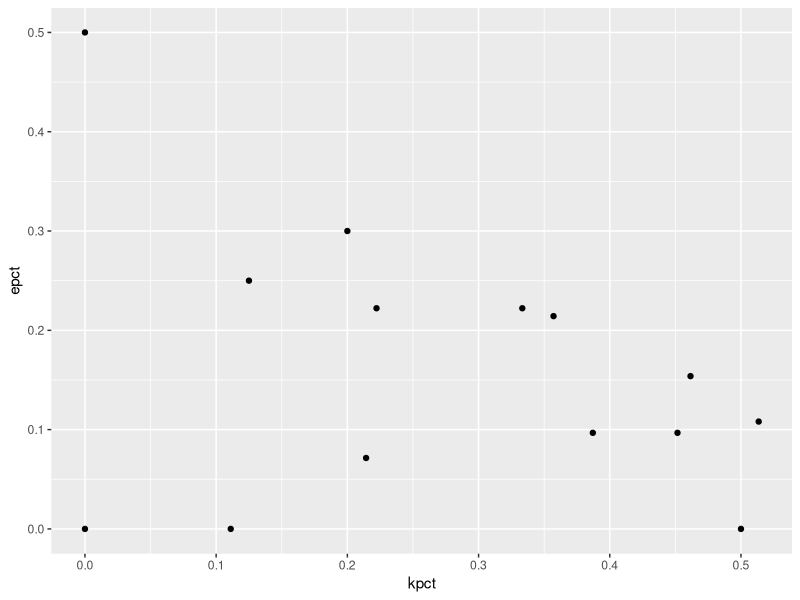
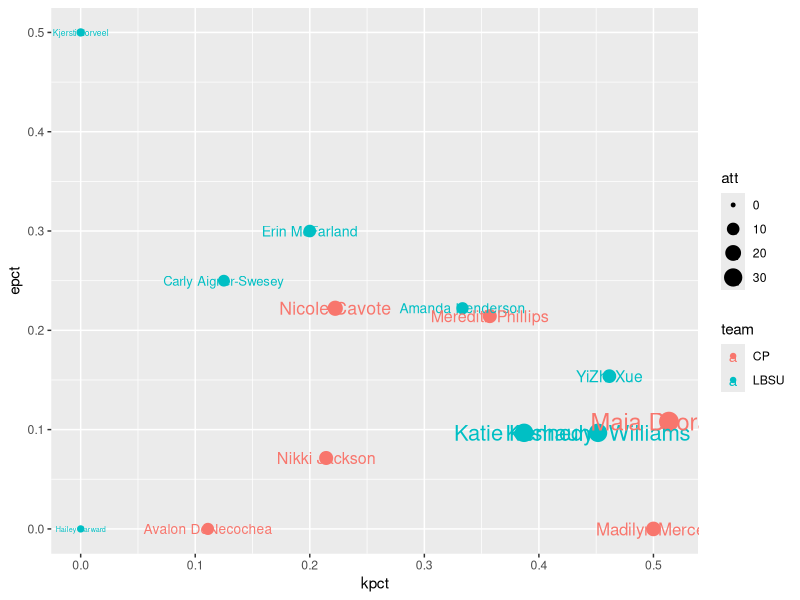
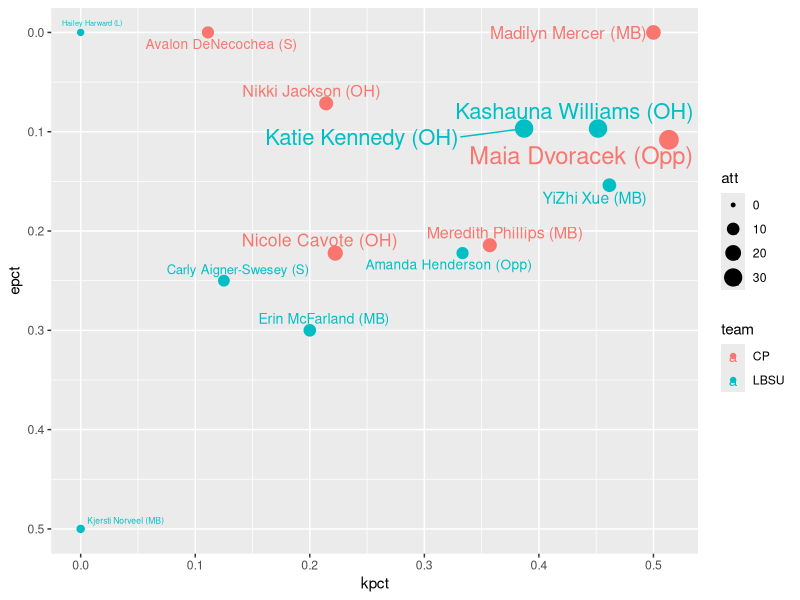
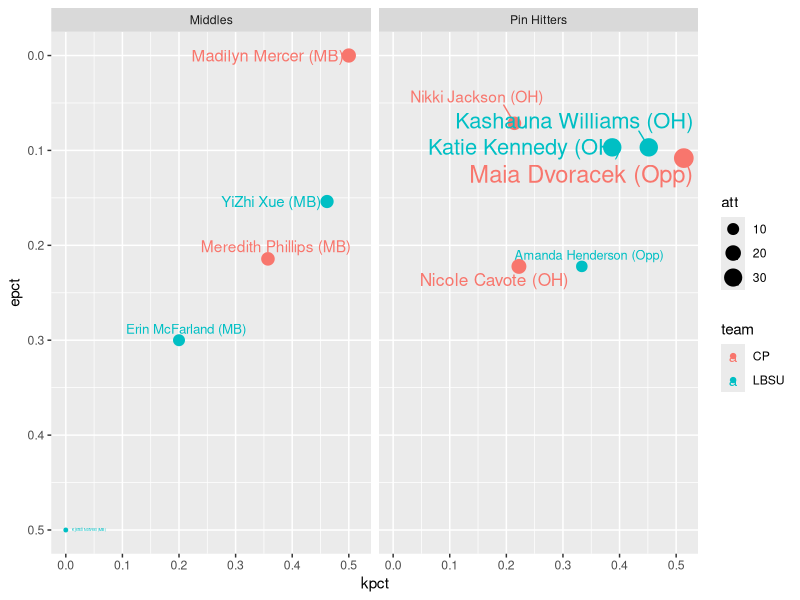
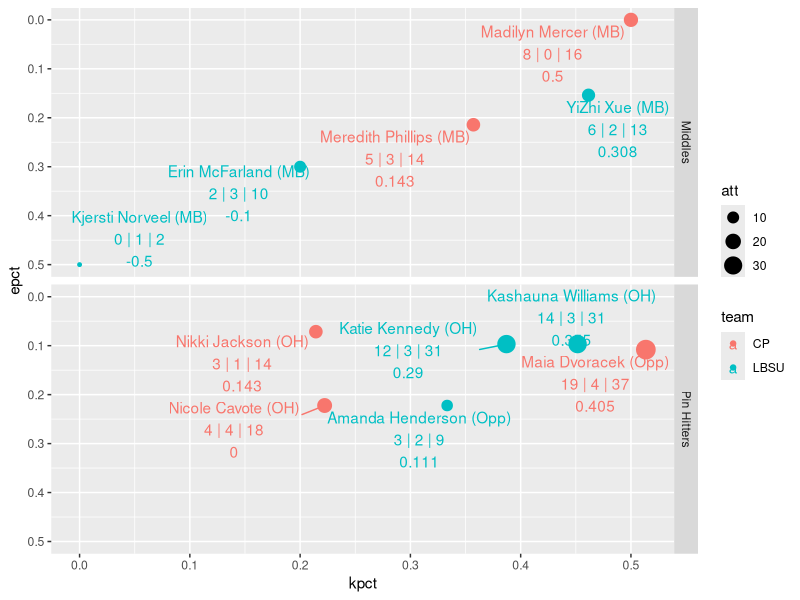
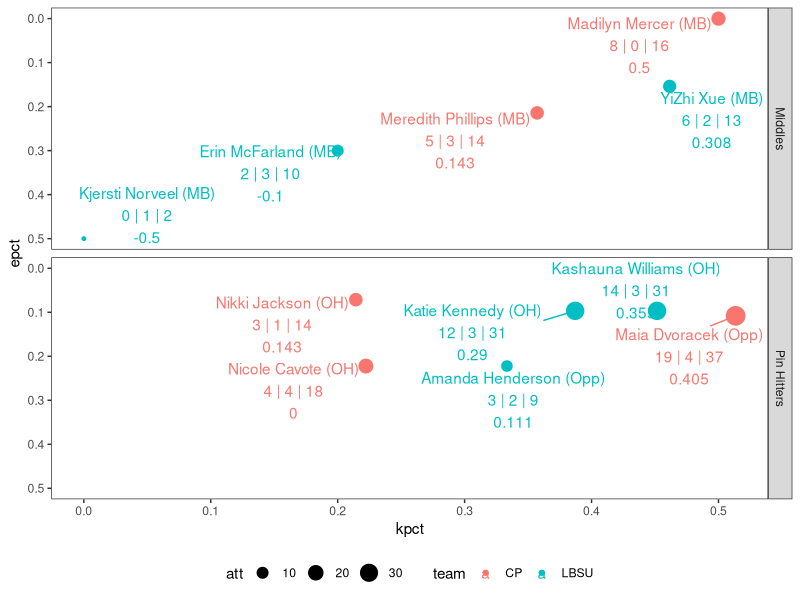
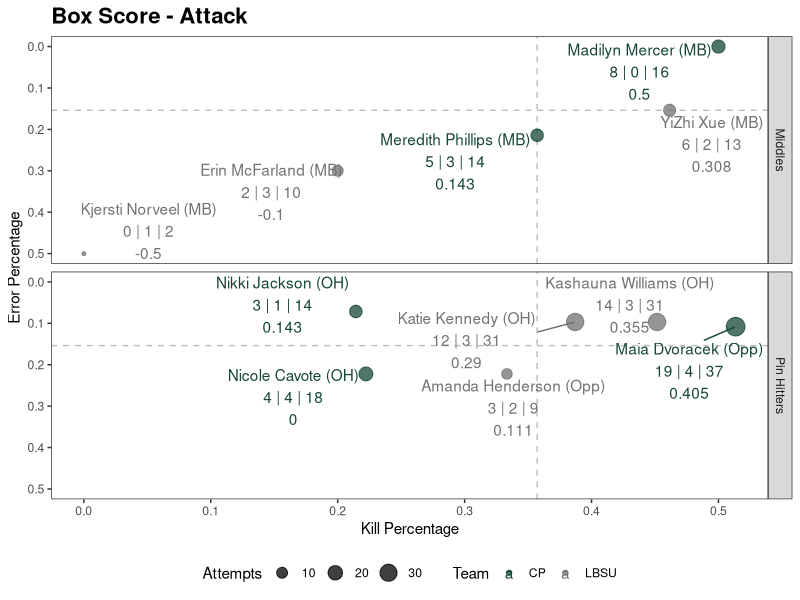
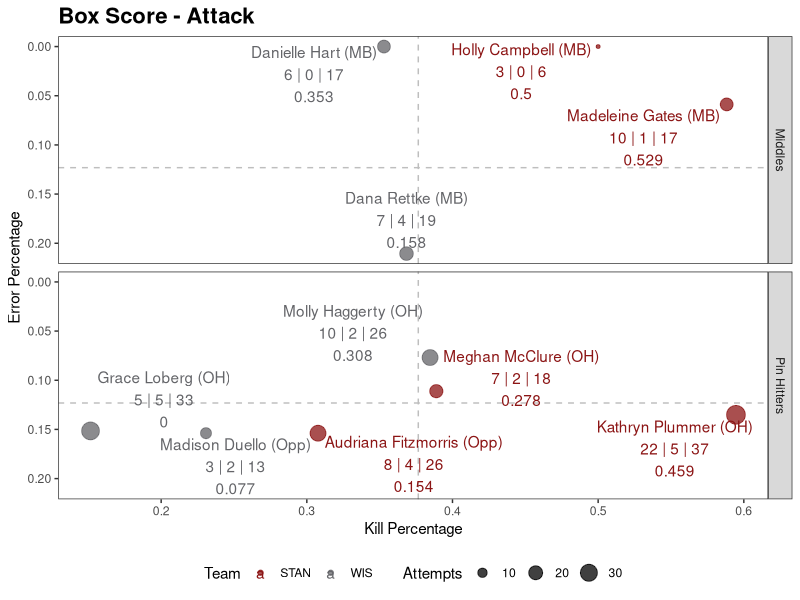

Write the R code that produced these figures, in order.
## ---- chunk 1
knitr::opts_chunk$set(echo = TRUE,
                      warning=FALSE,
                      message=FALSE,
                      out.width = "100%")
## ---- chunk 2

library(tidyverse)

boxscore <- read_csv("./cplbsu.csv")
head(boxscore)

## ---- chunk 3

boxscore <- boxscore %>%
  mutate(kpct = kill/att,
         epct = error/att,
         eff = (kill - error)/att)

## ---- chunk 4

ggplot(boxscore,
       aes(x = kpct,
           y = epct)) +
  geom_point()

## ---- chunk 5

ggplot(boxscore,
       aes(x = kpct,
           y = epct,
           color = team,
           size = att)) +
  geom_point() +
  geom_text(aes(label = plyname))

## ---- chunk 6

library(ggrepel)

ggplot(boxscore,
       aes(x = kpct,
           y = epct,
           size = att,
           color = team)) +
  geom_point() +
  geom_text_repel(aes(label = paste0(plyname," (",pos,")"))) +
  scale_y_reverse()

## ---- chunk 7

boxscore <- boxscore %>%
  mutate(type = case_when(pos %in% c("OH","Opp") ~ "Pin Hitters",
                          pos == "MB" ~ "Middles",
                          TRUE ~ "Other")) %>%
  filter(type != "Other" & !is.na(eff))

ggplot(boxscore,
       aes(x = kpct,
           y = epct,
           size = att,
           color = team)) +
  geom_point() +
  geom_text_repel(aes(label = paste0(plyname," (",pos,")"))) +
  scale_y_reverse() +
  facet_wrap(facets = vars(type))


## ---- chunk 8

ggplot(boxscore,
       aes(x = kpct,
           y = epct,
           color = team)) +
  geom_point(aes(size = att)) +
  geom_text_repel(aes(label = paste0(plyname," (",pos,")\n",            # \n call for a new line
                                     kill," | ",error," | ",att,"\n",   # within a text string
                                     round(eff,3)))) +
  scale_y_reverse() +
  facet_grid(rows = vars(type))

## ---- chunk 9

ggplot(boxscore,
       aes(x = kpct,
           y = epct,
           color = team)) +
  geom_point(aes(size = att)) +
  geom_text_repel(aes(label = paste0(plyname," (",pos,")\n",
                                     kill," | ",error," | ",att,"\n",
                                     round(eff,3))),
                  force = 3) +
  scale_y_reverse() +
  facet_grid(rows = vars(type)) +
  theme_bw() +
  theme(legend.position = "bottom",
        panel.grid = element_blank())

## ---- chunk 10

ggplot(boxscore,
       aes(x = kpct,
           y = epct,
           color = team)) +
  geom_hline(aes(yintercept = median(epct)),
             color = "gray",
             linetype = 2) +
  geom_vline(aes(xintercept = median(kpct)),
             color = "gray",
             linetype = 2) +
  geom_point(aes(size = att),
             alpha = .75) +
  scale_y_reverse() +
  scale_color_manual(values = c("CP" = "#154734",
                                "LBSU" = "#707271",
                                "UGA" = "#BA0C2F",
                                "STAN" = "#8c1515",
                                "WIS" = "#646569")) +
  geom_text_repel(aes(label = paste0(plyname," (",pos,")\n",
                                     kill," | ",error," | ",att,"\n",
                                     round(eff,3))),
                  force = 3) +
  theme_bw() +
  facet_grid(rows = vars(type)) +
  theme(panel.grid = element_blank(),
        legend.position = "bottom",
        plot.title = element_text(size = 16,face = "bold")) +
  labs(x = "Kill Percentage",
       y = "Error Percentage",
       title = "Box Score - Attack",
       color = "Team",
       size = "Attempts")

## ---- chunk 11

# load packages
library(tidyverse)
library(ggrepel)

# read data
boxscore <- read_csv("./stanwi.csv")

boxscore <- boxscore %>%
  mutate(kpct = kill/att,
         epct = error/att,
         eff = (kill - error)/att) %>%
  mutate(type = case_when(pos %in% c("OH","Opp") ~ "Pin Hitters",
                          pos == "MB" ~ "Middles",
                          TRUE ~ "Other")) %>%
  filter(type != "Other" & !is.na(eff))

ggplot(boxscore,
       aes(x = kpct,
           y = epct,
           color = team)) +
  geom_hline(aes(yintercept = median(epct)),
             color = "gray",
             linetype = 2) +
  geom_vline(aes(xintercept = median(kpct)),
             color = "gray",
             linetype = 2) +
  geom_point(aes(size = att),
             alpha = .75) +
  scale_y_reverse() +
  scale_color_manual(values = c("CP" = "#154734",
                                "LBSU" = "#707271",
                                "UGA" = "#BA0C2F",
                                "STAN" = "#8c1515",
                                "WIS" = "#646569")) +
  geom_text_repel(aes(label = paste0(plyname," (",pos,")\n",
                                     kill," | ",error," | ",att,"\n",
                                     round(eff,3))),
                  force = 3) +
  theme_bw() +
  facet_grid(rows = vars(type)) +
  theme(panel.grid = element_blank(),
        legend.position = "bottom",
        plot.title = element_text(size = 16,face = "bold")) +
  labs(x = "Kill Percentage",
       y = "Error Percentage",
       title = "Box Score - Attack",
       color = "Team",
       size = "Attempts")

